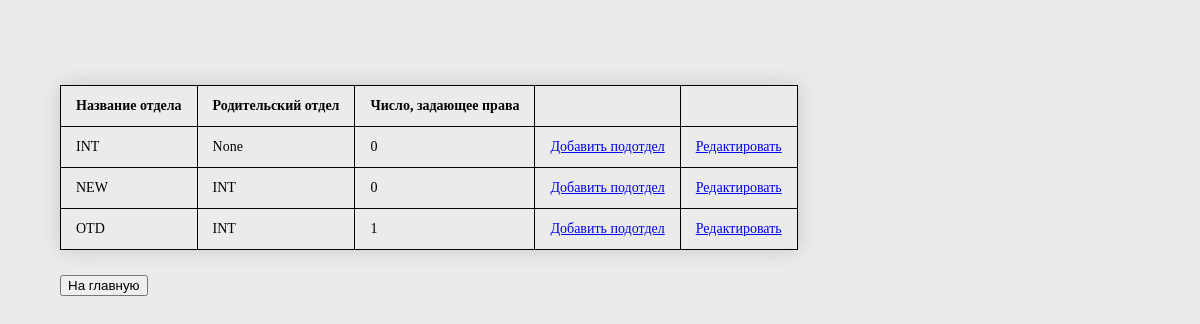
/all-departments, run on the app's committed database.
### employees/models.py (models this page shows)
class Department(models.Model):
    name = models.CharField(max_length=100, unique=True)
    rights_num = models.IntegerField(
        validators=[MaxValueValidator(1023),
                    MinValueValidator(0)],
        blank=True,
        null=True
    )
    parent_department = models.ForeignKey(
        'self',
        on_delete=models.CASCADE,
        to_field='name',
        null=True,
    )
    def __str__(self):
        return "{}".format(self.name)

### employees/views.py (the view)
# urls.py: path("all-departments", views.all_departments, name="all-dept"),
def all_departments(request):
    departments = Department.objects.all()
    return render(
        request,
        'employees/all-departments.html',
        {'departments': departments}
    )

### employees/templates/employees/all-departments.html (shortened to what this page needs)
{% extends "base.html" %}
{% load static %}
{% block content %}
<table class="styled-table">
    <tr>
        <th>Название отдела</th>
        <th>Родительский отдел</th>
        <th>Число, задающее права</th>
        <th></th>
        <th></th>
    </tr>
    {% for department in departments %}
    <tr>
        <td>{{ department.name }}</td>
        <td>{{ department.parent_department }}</td>
        <td>{{ department.rights_num }}</td>
        <td><a href="{% url 'new-dept' parent_id=department.id %}">Добавить подотдел</a></td>
        <td><a href="{% url 'edit-dept' id=department.id %}">Редактировать</a></td>
        {% endfor %}
    </tr>
</table>
<a href="{% url 'index' %}"><button>На главную</button></a>
{% endblock %}

### static/styles.css (style rules this page uses)
body { margin:50px; padding:10px; background-color:#ebebeb; font-size:14px; font-family:Verdana; }
.styled-table { border-collapse: collapse; margin: 25px 0; box-shadow: 0 0 20px rgba(0, 0, 0, 0.15); }
.styled-table th, .styled-table td { padding: 12px 15px; border: 1px solid black; }

### data on the page
Department: name "INT", parent_department "None", rights_num "0"
Department: name "NEW", parent_department "INT", rights_num "0"
Department: name "OTD", parent_department "INT", rights_num "1"
